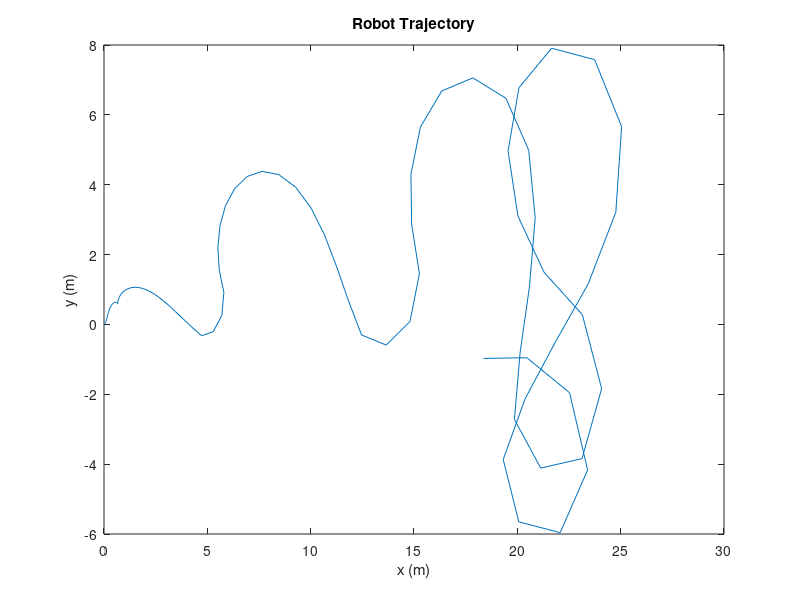

This chart was generated by the following MATLAB code:
% Define constants
L = 0.5; % distance between wheels (m)
r = 0.1; % radius of wheels (m)

% Define initial conditions
x0 = 0; % initial x position (m)
y0 = 0; % initial y position (m)
theta0 = 0; % initial orientation (rad)

% Define reference trajectory
t = 0:0.1:10;
x_ref = sin(t);
y_ref = cos(t);

% Define control gains
k_x = 1; % proportional gain for x position
k_y = 1; % proportional gain for y position
k_theta = 1; % proportional gain for orientation

% Initialize state variables
x = x0;
y = y0;
theta = theta0;

% Initialize simulation variables
x_sim = zeros(size(t));
y_sim = zeros(size(t));
theta_sim = zeros(size(t));

% Simulate robot motion
for i = 1:length(t)
    % Compute control inputs
    x_error = x_ref(i) - x;
    y_error = y_ref(i) - y;
    theta_error = atan2(y_error, x_error) - theta;
    v = k_x * x_error;
    w = k_y * y_error + k_theta * theta_error;
    
    % Compute wheel speeds
    vr = v + L/2 * w;
    vl = v - L/2 * w;
    
    % Update state variables
    x_dot = v * cos(theta);
    y_dot = v * sin(theta);
    theta_dot = w;
    x = x + x_dot * 0.1;
    y = y + y_dot * 0.1;
    theta = theta + theta_dot * 0.1;
    
    % Store simulation results
    x_sim(i) = x;
    y_sim(i) = y;
    theta_sim(i) = theta;
end

% Plot results
figure;
plot(x_sim, y_sim);
title('Robot Trajectory');
xlabel('x (m)');
ylabel('y (m)');
